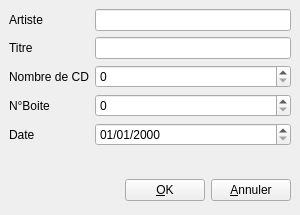
<?xml version="1.0" encoding="UTF-8"?>
<ui version="4.0">
 <class>dialogAjoutZik</class>
 <widget class="QWidget" name="dialogAjoutZik">
  <property name="geometry">
   <rect>
    <x>0</x>
    <y>0</y>
    <width>300</width>
    <height>215</height>
   </rect>
  </property>
  <property name="windowTitle">
   <string>Ajout -&gt; Zik</string>
  </property>
  <property name="windowIcon">
   <iconset>
    <normaloff>.</normaloff>.</iconset>
  </property>
  <layout class="QVBoxLayout">
   <property name="spacing">
    <number>6</number>
   </property>
   <property name="leftMargin">
    <number>9</number>
   </property>
   <property name="topMargin">
    <number>9</number>
   </property>
   <property name="rightMargin">
    <number>9</number>
   </property>
   <property name="bottomMargin">
    <number>9</number>
   </property>
   <item>
    <layout class="QGridLayout">
     <property name="leftMargin">
      <number>0</number>
     </property>
     <property name="topMargin">
      <number>0</number>
     </property>
     <property name="rightMargin">
      <number>0</number>
     </property>
     <property name="bottomMargin">
      <number>0</number>
     </property>
     <property name="spacing">
      <number>6</number>
     </property>
     <item row="4" column="0">
      <widget class="QLabel" name="label_2_3_2">
       <property name="text">
        <string>Date</string>
       </property>
      </widget>
     </item>
     <item row="2" column="1">
      <widget class="QSpinBox" name="spinNbCd"/>
     </item>
     <item row="0" column="1">
      <widget class="QLineEdit" name="txtArtiste"/>
     </item>
     <item row="0" column="0">
      <widget class="QLabel" name="label">
       <property name="text">
        <string>Artiste</string>
       </property>
      </widget>
     </item>
     <item row="2" column="0">
      <widget class="QLabel" name="label_2_3">
       <property name="text">
        <string>Nombre de CD</string>
       </property>
      </widget>
     </item>
     <item row="3" column="0">
      <widget class="QLabel" name="label_2_4">
       <property name="text">
        <string>N°Boite</string>
       </property>
      </widget>
     </item>
     <item row="1" column="1">
      <widget class="QLineEdit" name="txtTitre"/>
     </item>
     <item row="3" column="1">
      <widget class="QSpinBox" name="spinIdBoite"/>
     </item>
     <item row="1" column="0">
      <widget class="QLabel" name="label_2">
       <property name="text">
        <string>Titre</string>
       </property>
      </widget>
     </item>
     <item row="4" column="1">
      <widget class="QDateEdit" name="date">
       <property name="displayFormat">
        <string>dd/MM/yyyy</string>
       </property>
      </widget>
     </item>
    </layout>
   </item>
   <item>
    <spacer>
     <property name="orientation">
      <enum>Qt::Vertical</enum>
     </property>
     <property name="sizeHint" stdset="0">
      <size>
       <width>242</width>
       <height>16</height>
      </size>
     </property>
    </spacer>
   </item>
   <item>
    <layout class="QHBoxLayout">
     <property name="spacing">
      <number>6</number>
     </property>
     <property name="leftMargin">
      <number>0</number>
     </property>
     <property name="topMargin">
      <number>0</number>
     </property>
     <property name="rightMargin">
      <number>0</number>
     </property>
     <property name="bottomMargin">
      <number>0</number>
     </property>
     <item>
      <spacer>
       <property name="orientation">
        <enum>Qt::Horizontal</enum>
       </property>
       <property name="sizeHint" stdset="0">
        <size>
         <width>131</width>
         <height>31</height>
        </size>
       </property>
      </spacer>
     </item>
     <item>
      <widget class="QPushButton" name="okButton">
       <property name="text">
        <string>&amp;OK</string>
       </property>
       <property name="icon">
        <iconset>
         <normaloff>:/images/accept.svg</normaloff>:/images/accept.svg</iconset>
       </property>
      </widget>
     </item>
     <item>
      <widget class="QPushButton" name="cancelButton">
       <property name="text">
        <string>&amp;Annuler</string>
       </property>
       <property name="icon">
        <iconset>
         <normaloff>:/images/cancel.svg</normaloff>:/images/cancel.svg</iconset>
       </property>
      </widget>
     </item>
    </layout>
   </item>
  </layout>
 </widget>
 <tabstops>
  <tabstop>txtArtiste</tabstop>
  <tabstop>txtTitre</tabstop>
  <tabstop>spinNbCd</tabstop>
  <tabstop>date</tabstop>
  <tabstop>okButton</tabstop>
  <tabstop>cancelButton</tabstop>
 </tabstops>
 <connections/>
</ui>
